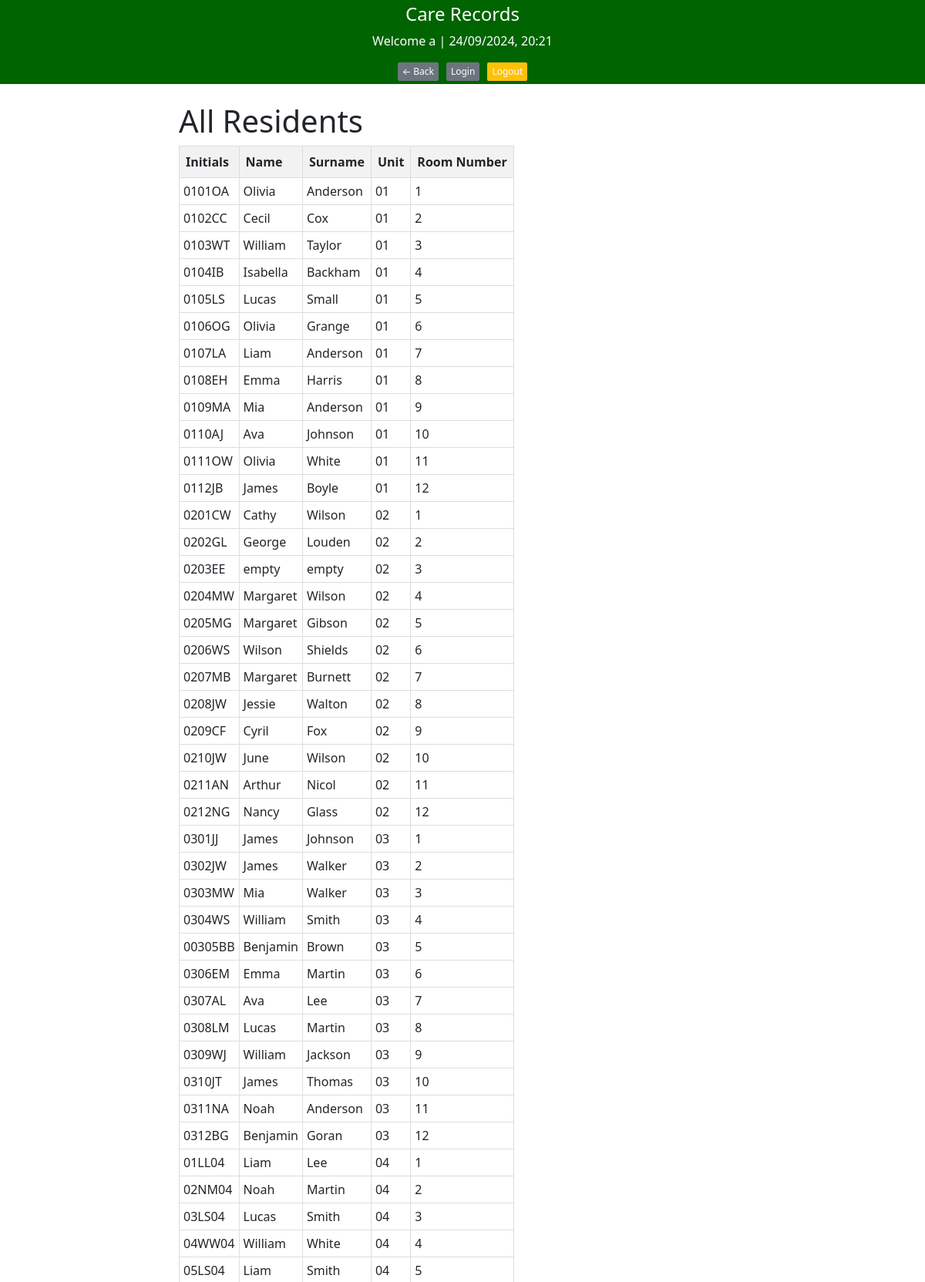
The page /list_all_residents (signed in, upper part) on the database its author committed.
### tables this page shows
CREATE TABLE residents (
        id INTEGER PRIMARY KEY AUTOINCREMENT,
        resident_name TEXT,
        resident_surname TEXT,
        unit_name TEXT,
        room_nr INTEGER,
        resident_initials TEXT
    , resident_unique_id TEXT);

### app/admin/routes.py (the view)
@bp.route('/list_all_residents')
@login_required(user_mode='a')
def list_all_residents():
    conn = sqlite3.connect('care4.db')
    cursor = conn.cursor()
    cursor.execute('SELECT resident_initials, resident_name, resident_surname, unit_name, room_nr FROM residents')
    residents = cursor.fetchall()
    conn.close()
    return render_template('list_all_residents.html', residents=residents)

### app/login_check.py (called while the page is built)
def login_required(user_mode=None):
    def decorator(f):
        @wraps(f)
        def decorated_function(*args, **kwargs):
            if 'logged_in' not in session or not session['logged_in']:
                flash('You need to be logged in to access this page.', 'amber')
                return redirect(url_for('login.login'))
            if user_mode and session.get('user_mode') != user_mode:
                flash('You do not have the required permissions to access this page.', 'amber')
                return redirect(url_for('login.login'))
            return f(*args, **kwargs)
        return decorated_function
    return decorator

### app/templates/list_all_residents.html
{% extends "base.html" %}
{% block content %}
    <h1>All Residents</h1>
    <table>
        <thead>
            <tr>
                <th>Initials</th>
                <th>Name</th>
                <th>Surname</th>
                <th>Unit</th>
                <th>Room Number</th>
            </tr>
        </thead>
        <tbody>
            {% for resident in residents %}
                <tr>
                    <td>{{ resident[0] }}</td>
                    <td>{{ resident[1] }}</td>
                    <td>{{ resident[2] }}</td>
                    <td>{{ resident[3] }}</td>
                    <td>{{ resident[4] }}</td>
                </tr>
            {% endfor %}
        </tbody>
    </table>
{% endblock %}

### app/templates/base.html (style rules this page uses)
table td { padding: 5px; }
table, th, td { border: 1px solid #ddd; border-collapse: collapse; }
th, td { padding: 8px; }
th { background-color: #f2f2f2; }

### rows shown on the page
residents: resident_initials "0101OA", resident_name "Olivia", resident_surname "Anderson", unit_name "01", room_nr "1"
residents: resident_initials "0102CC", resident_name "Cecil", resident_surname "Cox", unit_name "01", room_nr "2"
residents: resident_initials "0103WT", resident_name "William", resident_surname "Taylor", unit_name "01", room_nr "3"
residents: resident_initials "0104IB", resident_name "Isabella", resident_surname "Backham", unit_name "01", room_nr "4"
residents: resident_initials "0105LS", resident_name "Lucas", resident_surname "Small", unit_name "01", room_nr "5"
residents: resident_initials "0106OG", resident_name "Olivia", resident_surname "Grange", unit_name "01", room_nr "6"
residents: resident_initials "0107LA", resident_name "Liam", resident_surname "Anderson", unit_name "01", room_nr "7"
residents: resident_initials "0108EH", resident_name "Emma", resident_surname "Harris", unit_name "01", room_nr "8"
residents: resident_initials "0109MA", resident_name "Mia", resident_surname "Anderson", unit_name "01", room_nr "9"
residents: resident_initials "0110AJ", resident_name "Ava", resident_surname "Johnson", unit_name "01", room_nr "10"
residents: resident_initials "0111OW", resident_name "Olivia", resident_surname "White", unit_name "01", room_nr "11"
residents: resident_initials "0112JB", resident_name "James", resident_surname "Boyle", unit_name "01", room_nr "12"
residents: resident_initials "0201CW", resident_name "Cathy", resident_surname "Wilson", unit_name "02", room_nr "1"
residents: resident_initials "0202GL", resident_name "George", resident_surname "Louden", unit_name "02", room_nr "2"
residents: resident_initials "0203EE", resident_name "empty", resident_surname "empty", unit_name "02", room_nr "3"
residents: resident_initials "0204MW", resident_name "Margaret", resident_surname "Wilson", unit_name "02", room_nr "4"
residents: resident_initials "0205MG", resident_name "Margaret", resident_surname "Gibson", unit_name "02", room_nr "5"
residents: resident_initials "0206WS", resident_name "Wilson", resident_surname "Shields", unit_name "02", room_nr "6"
residents: resident_initials "0207MB", resident_name "Margaret", resident_surname "Burnett", unit_name "02", room_nr "7"
residents: resident_initials "0208JW", resident_name "Jessie", resident_surname "Walton", unit_name "02", room_nr "8"
residents: resident_initials "0209CF", resident_name "Cyril", resident_surname "Fox", unit_name "02", room_nr "9"
residents: resident_initials "0210JW", resident_name "June", resident_surname "Wilson", unit_name "02", room_nr "10"
residents: resident_initials "0211AN", resident_name "Arthur", resident_surname "Nicol", unit_name "02", room_nr "11"
residents: resident_initials "0212NG", resident_name "Nancy", resident_surname "Glass", unit_name "02", room_nr "12"
residents: resident_initials "0301JJ", resident_name "James", resident_surname "Johnson", unit_name "03", room_nr "1"
residents: resident_initials "0302JW", resident_name "James", resident_surname "Walker", unit_name "03", room_nr "2"
residents: resident_initials "0303MW", resident_name "Mia", resident_surname "Walker", unit_name "03", room_nr "3"
residents: resident_initials "0304WS", resident_name "William", resident_surname "Smith", unit_name "03", room_nr "4"
residents: resident_initials "00305BB", resident_name "Benjamin", resident_surname "Brown", unit_name "03", room_nr "5"
residents: resident_initials "0306EM", resident_name "Emma", resident_surname "Martin", unit_name "03", room_nr "6"
residents: resident_initials "0307AL", resident_name "Ava", resident_surname "Lee", unit_name "03", room_nr "7"
residents: resident_initials "0308LM", resident_name "Lucas", resident_surname "Martin", unit_name "03", room_nr "8"
residents: resident_initials "0309WJ", resident_name "William", resident_surname "Jackson", unit_name "03", room_nr "9"
residents: resident_initials "0310JT", resident_name "James", resident_surname "Thomas", unit_name "03", room_nr "10"
residents: resident_initials "0311NA", resident_name "Noah", resident_surname "Anderson", unit_name "03", room_nr "11"
residents: resident_initials "0312BG", resident_name "Benjamin", resident_surname "Goran", unit_name "03", room_nr "12"
residents: resident_initials "01LL04", resident_name "Liam", resident_surname "Lee", unit_name "04", room_nr "1"
residents: resident_initials "02NM04", resident_name "Noah", resident_surname "Martin", unit_name "04", room_nr "2"
residents: resident_initials "03LS04", resident_name "Lucas", resident_surname "Smith", unit_name "04", room_nr "3"
residents: resident_initials "04WW04", resident_name "William", resident_surname "White", unit_name "04", room_nr "4"
residents: resident_initials "05LS04", resident_name "Liam", resident_surname "Smith", unit_name "04", room_nr "5"

### other values the page prints
{{ session.username }} "a"
